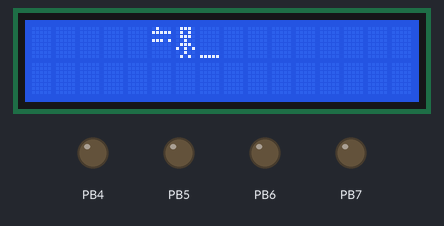
The program below on a simulated ATmega32, built with avr-gcc and emulated at 8 MHz (the files do not name the chip). On the bench: 16×2 character LCD, output pins drawn as LEDs (lit = HIGH). Wiring (inferred from the names in the program): character LCD (HD44780): RS PC2; R/W PC1; E PC0; data PD0, PD1, PD2, PD3, PD4, PD5, PD6, PD7. Pins used as bus, display or sensor lines are not drawn. At 29.8 s the program stops and its outputs stay as they are.

Above: at 2.7 s.
At 6.1 s:
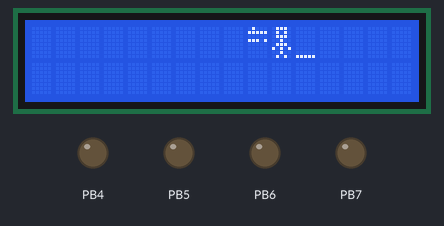
At 9.5 s:
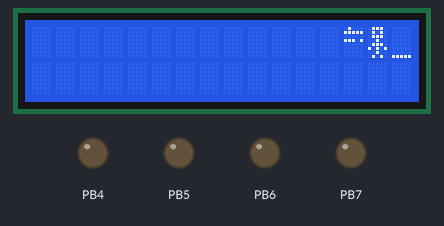
At 16.4 s:
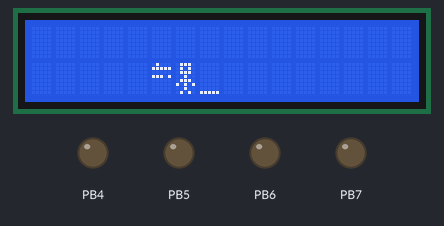
At 19.8 s:
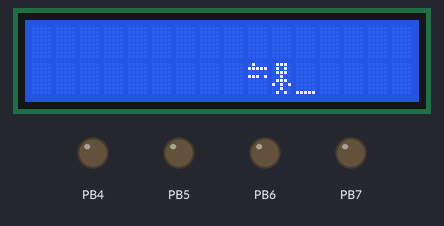
At 23.2 s:
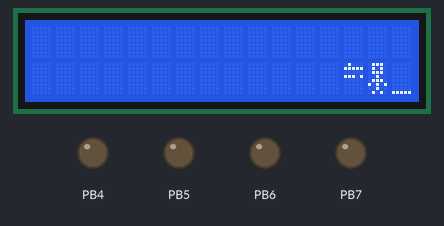

Measured:
- what the display in image 0 shows lasts 3.2 s, from 2.6 s to 5.8 s

The program:

main.c
```c
/*
 * main.c
 *
 *  Created on: Oct 22, 2020
 *      Author: Abeer
 */

#include"../lib/STD_Types.h"
#include "../lib/BIT_MATH.h"
#include "../lib/AVR32_REG.h"
#include<util/delay.h>
#include"../MCAL/DIO/DIO_Interface.h"

#define DrawMan 0
#define KeyPad  1
#define LightLed  2
#define DcMotorPlay  3
#define Adc  4
#define TimerOverflow  5
#define TimerCtc  6
#define TimerPwm  7
#define Piano  8
 #define Uart	9
#define SPI_Master	10
#define SPI_Slave  11
#define led_brightness 12

#define FUNC_TO_EXEC	DrawMan

#if FUNC_TO_EXEC==DrawMan
#include"../MCAL/DIO/DIO_Interface.h"
#include"../HAL/KEYPAD/KPAD_Interface.h"
#include "../HAL/LCD/Lcd_Interface.h"
void main() {
	LCD_VidInit();
	KPAD_VidInit();
	u8 drawman[] = DRAWMAN;
	LCD_VidDraw(drawman, 4);
	LCD_VidMovingDraw(drawman, 4);
	while (1) {
	}
}
#elif FUNC_TO_EXEC==KeyPad
 #include"HAL/KEYPAD/KPAD_Interface.h"
#include "HAL/LCD/Lcd_Interface.h"

void main() {

	u8 keyval;
	LCD_VidInit();
	KPAD_VidInit();
	while (1) {
		keyval = KPAD_U8GetKey();
		if (keyval != KEY_NOT_PRESSED) {
			LCD_VidPrintIntNumber(keyval);
		}

	}
}
#elif FUNC_TO_EXEC==LightLed
 #include "../MCAL/Extern//Ex_It_interface.h"
#include"../MCAL/GIE/GIE_interface.h"

void callbackfunc() {
	DIO_VidSetPinValue(PortA, 0, 1);
}

void main() {
	//LED  light with interrupt from push button

	DIO_VidSetPinDirection(PortA, 0, Output);
	DIO_VidSetPinDirection(PortD, 0, Input);
	DIO_VidSetPinValue(PortD, 0, 1);
	ExIt_VidInit0();
	ExIt_VidEnable();
	EXIT_VidCallback(&callbackfunc);
	GIE_VidEnable();
}

#elif FUNC_TO_EXEC==DcMotorPlay

void main() {
	DIO_VidSetPinDirection(PortA, DIO_Pin0, Output);
	while (1) {
		DIO_VidTogglePinValue(PortA, DIO_Pin0);
		_delay_ms(1000);
	}
}
#elif FUNC_TO_EXEC==Adc
#include "../MCAL/ADC/ADC_Interface.h"

 void main()
 {
 DIO_VidSetPinDirection(PortA,1,1);
 ADC_VidInit();
 ADC_VidSelectChannel(0);
 ADC_VidEnable();
 u16 DigitalValue;
 u16 AnalogValue;
 while(1){
 ADC_VidStartConversion();
 DigitalValue=ADC_VidRead();
 AnalogValue=((DigitalValue)*5000UL)/1024;
 if(AnalogValue>=2000 && AnalogValue<3000 )
 {
 DIO_VidSetPinValue(PortA,1,1);
 _delay_ms(10);
 }else{DIO_VidSetPinValue(PortA,1,0);
 _delay_ms(10);}
 }

 }

#elif FUNC_TO_EXEC==TimerOverflow
#include"../MCAL/TIMER/TIMER0/Timer0_Interface.h"

void main() {
	DIO_VidSetPinDirection(PortA, 0, 1);
	OverFlowTimer0_VidInit(PS_256,2000);
	GIE_VidEnable();
	while (1) {
	}

}
#elif FUNC_TO_EXEC==TimerCtc
#include"../MCAL/TIMER/TIMER0/Timer0_Interface.h"

void main() {
	DIO_VidSetPinDirection(PortA, 0, 1);
	CTCTimer0_VidInit(PS_256,4000);
	GIE_VidEnable();
	while (1) {
	}

}
#elif FUNC_TO_EXEC==TimerPwm
#include"../MCAL/TIMER/TIMER0/Timer0_Interface.h"

void main() {
	u8 max = 100;
	DIO_VidSetPinDirection(PortB, 3, 1);
	PWMTimer0_VidInit(PS_256,max);
	Duty_Cycle_PWM( max);

	while (max >= 0) {

		max /= 2;
		Duty_Cycle_PWM( max);
		_delay_ms(1000);
	}
}
#elif FUNC_TO_EXEC==Piano
#include"../HAL/KEYPAD/KPAD_Interface.h"
#include"../MCAL/TIMER/TIMER0/Timer0_Interface.h"


void main() {
	PWMTimer0_VidInit(PS_256,100);
	KPAD_VidInit();
	while (1) {
		switch (KPAD_U8GetKey()) {
		case 1:
			Duty_Cycle( 100);
			break;
		case 2:
			Duty_Cycle( 75);
			break;
		case 3:
			Duty_Cycle( 50);
			break;
		case 4:
			Duty_Cycle( 25);
			break;
		default:
			Duty_Cycle( 0);
		}
	}
}
#elif FUNC_TO_EXEC==led_brightness
#include"../MCAL/TIMER/TIMER0/Timer0_Interface.h"
#include "../MCAL/ADC/ADC_Interface.h"

void main() {
	DIO_VidSetPinDirection(PortB, 3, 1);
	PWMTimer0_VidInit(PS_256,100);
	ADC_VidInit();
	ADC_VidSelectChannel(0);
	ADC_VidEnable();
	u16 DigitalValue;
	u16 AnalogValue;
	while (1) {
		ADC_VidStartConversion();
		DigitalValue = ADC_VidRead();
		AnalogValue = ((DigitalValue) * 5000UL) / 1024;
		Duty_Cycle(0, DigitalValue);

	}
}

#elif FUNC_TO_EXEC==Uart

#include "../MCAL/UART/UART_Intereface.h"
void main() {
	u8 x = 0;
	DIO_VidSetPortDirection(PORTD, 0x02);
	UART_VidInit();
	while (1) {
		x = UART_VidReceive();
		if (x != 13) {	//ASCI for enter press
			UART_VidSend(x);
		}
	}
}
#elif FUNC_TO_EXEC==SPI_Master
#include"../MCAL/SPI/SPI_Interface.h"

void main() {
	SPI_VidInitMaster(F128);
	DIO_VidSetPinValue(1, 4, 0);	//select slave
	SPI_VidSend('A');
	while (1) {

	}
}
#elif FUNC_TO_EXEC==SPI_Slave
#include"../MCAL/SPI/SPI_Interface.h"

void main() {
	DIO_VidSetPinDirection(1, 0, 1);
	SPI_VidInitSlave(F128);
	u8 t = SPI_VidReceive();
	LCD_VidInit();
	if (t == 'A') {
		DIO_VidSetPinValue(1, 0, 1);
 	} else {
		DIO_VidSetPinValue(1, 0, 0);
	}
	while (1)
		;
}
#endif
```

KPAD_Config.h
```c
/*
 * KPAD_Config.h
 *
 *  Created on: Oct 22, 2020
 *      Author: Abeer
 */

#ifndef KPAD_CONFIG_H_
#define KPAD_CONFIG_H_

#define Key_Port PortB

#define c1		4
#define c2		5
#define c3		6
#define c4		7

#define r1		3
#define r2		2
#define r3		1
#define r4		0

#define KPAD_Vals	{{1,2,3,4},{5,6,7,8},{9,10,11,12},{13,14,15,16}}
//#define KEY_BOARD	{{1,2,3,4},{5,6,7,8},{9,0,'+','-'},{'*','/','=','>'}}
#define KEY_BOARD	{{'9','8','7','/'},{'6','5','4','*'},{'3','2','1','-'},{'1','0','=','+'}}

#endif /* KPAD_CONFIG_H_ */
```

Lcd_Config.h
```c
#ifndef _LCD_CONFIG_H_
#define _LCD_CONFIG_H_

#define LCD_Mode 	Eight_Bit
#define POS_X   0
#define POS_Y	3

#endif
```

KPAD_Interface.h
```c
/*
 * KPAD_Interface.h
 *
 *  Created on: Oct 22, 2020
 *      Author: Abeer
 */

#ifndef KPAD_INTERFACE_H_
#define KPAD_INTERFACE_H_

void KPAD_VidInit();
u8 KPAD_U8GetKey();

#define KEY_NOT_PRESSED 0
#define USERNAME 	1234
#define PASSWORD	1020
#endif /* KPAD_INTERFACE_H_ */
```

KPAD_Prog.c
```c
#include "../../lib/STD_Types.h"
#include "../../lib/BIT_MATH.h"
#include "../../MCAL/DIO/DIO_Interface.h"
#include "KPAD_Private.h"
#include"KPAD_Config.h"
u8 Kpadbtn[4][4]=KEY_BOARD;
u8 Rowarr[]={r1,r2,r3,r4};
u8 colarr[]={c1,c2,c3,c4};


void KPAD_VidInit()
{
	DIO_VidSetPortDirection(Key_Port,0xf0);
	DIO_VidSetPortValue(Key_Port,0x0f);//to activate pull up resistance
}

u8 KPAD_U8GetKey(){
	u8 pressed=KEY_NOT_PRESSED;

	for(u8 c=0;c<4;c++){
		DIO_VidSetPinValue(Key_Port,colarr[c],Low);
		for(u8 r=0;r<4;r++){
			if(!DIO_U8GetPinValue(Key_Port,Rowarr[r]))
			{
				pressed=Kpadbtn[r][c];
				while(!DIO_U8GetPinValue(Key_Port,Rowarr[r])){}
				DIO_VidSetPinValue(Key_Port,colarr[c],High);
				return pressed;
			}else{}}
		DIO_VidSetPinValue(Key_Port,colarr[c],High);
	}

return KEY_NOT_PRESSED;
}
```

Lcd_Interface.h
```c
#ifndef _LCD_INTERFACE_H
#define _LCD_INTERFACE_H

void LCD_VidSendData(u8 Copy_U8Data);
void LCD_VidSendCommand(u8 Copy_U8Command);
void LCD_VidInit();
void LCD_VidGoToXY(u8 Copy_U8Row,u8 Copy_U8col );
void LCD_VIDPrintString(u8 Copy_U8String[]);
void LCD_VidDraw(u8* Copy_U8Draw , u8 Copy_U8Size );
void LCD_VidPrintIntNumber(u32 Copy_U32Number);
void LCD_VidPrintFloatNumber(f32 Copy_U32FNumber);
void LCD_VidMovingDraw(u8* Copy_U8Draw, u8 Copy_U8Size );
void LCD_VidReadData();
void LCD_VidClearDisplay();

#define MYNAME  { 0x00,0x00,0x07,0x04,0x1F,0x00,0x00,0x00,\
				  0x00,0x00,0x04,0x04,0x1F,0x00,0x04,0x00,\
				  0x00,0x00,0x04,0x04,0x1F,0x00,0x0A,0x00,\
				  0x00,0x00,0x00,0x04,0x07,0x04,0x08,0x10}

#define DRAWMAN {0x0E,0x0A,0x0E,0x04,0x0E,0x15,0x04,0x0A}

#endif
```

Lcd_program.c
```c
#include "../../lib/STD_Types.h"
#include "../../lib/BIT_MATH.h"
#include<util/delay.h>
#include "../../MCAL/DIO/DIO_Interface.h"
#include "Lcd_Private.h"
#include "Lcd_Config.h"


void LCD_VidSendData(u8 Copy_U8Data){
	DIO_VidSetPinValue(PortC,Rs_Pin,Data);
	LCD_VidLatch(Copy_U8Data);
}

void LCD_VidSendCommand(u8 Copy_U8Command){
	DIO_VidSetPinValue(PortC,Rs_Pin,Command);
	LCD_VidLatch(Copy_U8Command);
}

static void LCD_VidLatch(u8 Copy_U8SendData){
	DIO_VidSetPinValue(PortC,Rw_Pin,Write);
	DIO_VidSetPortValue(PortD,Copy_U8SendData);
	DIO_VidSetPinValue(PortC,En_Pin,High);
	_delay_ms(1);
	DIO_VidSetPinValue(PortC,En_Pin,Low);
	_delay_ms(50);
}

void LCD_VidReadData()
{
	LCD_VidGoToXY(1,0);//go to DDRAM
	DIO_VidSetPinValue(PortC,Rs_Pin,Data);
	DIO_VidSetPinValue(PortC,Rw_Pin,Read);


}
void LCD_VIDPrintString(u8 Copy_U8String[]){

	for(int i=0;Copy_U8String[i]!='\0';i++)
	{
		LCD_VidSendData(Copy_U8String[i]);
	}
}

void LCD_VidInit(){
	DIO_VidSetPinDirection(PortC,En_Pin,Output);
	DIO_VidSetPinValue(PortC,En_Pin,Low);//to make the pulse from low
	DIO_VidSetPinDirection(PortC,Rw_Pin,Output);
	DIO_VidSetPinDirection(PortC,Rs_Pin,Output);
	DIO_VidSetPortDirection(PortD,0xff);

#if LCD_Mode==Eight_Bit
	_delay_ms(50);
	LCD_VidSendCommand(LCD_8BSetFunc);
	_delay_ms(1);
	LCD_VidSendCommand(LCD_8BDisplayControl);
	_delay_ms(1);
	LCD_VidSendCommand(LCD_8BDisplayClear);
	_delay_ms(2);
	LCD_VidSendCommand(LCD_8BModeSet);
	_delay_ms(2);


#elif LCD_Mode==Four_Bit
	_delay_ms(50);
	LCD_VidSendCommand(0x20);
	LCD_VidSendCommand(0x20);
	LCD_VidSendCommand(0xc0);
	_delay_ms(1);
	LCD_VidSendCommand(0x00);
	LCD_VidSendCommand(0xf0);
	_delay_ms(1);
	LCD_VidSendCommand(0x00);
	LCD_VidSendCommand(0x10);
	_delay_ms(2);
	LCD_VidSendCommand(0x00);
	LCD_VidSendCommand(0x70);

#else
#error "wrong mode"
#endif
}

void LCD_VidGoToXY(u8 Copy_U8Row,u8 Copy_U8col ){
	if(Copy_U8Row==0)
	{
		LCD_VidSendCommand(128+Copy_U8col);
	}
	else if(Copy_U8Row==1)
	{
		LCD_VidSendCommand(128+64+Copy_U8col);
	}	}


void LCD_VidDraw(u8* Copy_U8Draw , u8 Copy_U8Size ){

	LCD_VidSendCommand(CGRAM_ADDRESS);//set CGRAM address

	for(int Local_U8Iterator=0;Local_U8Iterator<Copy_U8Size*8;Local_U8Iterator++){
		LCD_VidSendData(Copy_U8Draw[Local_U8Iterator]);
	}

	LCD_VidSendCommand(0x04);//set entry mode
 	LCD_VidGoToXY(POS_X,POS_Y);
	for(int Local_U8Iterator=0;Local_U8Iterator<Copy_U8Size;Local_U8Iterator++){
		LCD_VidSendData(Local_U8Iterator);
	}
}

void LCD_VidClearDisplay()
{
	LCD_VidSendCommand(LCD_8BDisplayClear);
}

void LCD_VidMovingDraw(u8* Copy_U8Draw, u8 Copy_U8Size ){
	//LCD_VidSendCommand(LCD_8BDisplayClear);
	u8 i=0,j=0;
	//LCD_VidSendCommand(0x04+decrease);
	while(j<2){
	while(i+POS_Y<16){
		LCD_VidSendCommand(LCD_8BDisplayClear);
		LCD_VidGoToXY(POS_X+j,POS_Y+i);
		i+=Copy_U8Size;
		for(int Local_U8Iterator=0;Local_U8Iterator<Copy_U8Size;Local_U8Iterator++){
				LCD_VidSendData(Copy_U8Size-1-Local_U8Iterator);
			}
		_delay_ms(3000);
	}
	j++;
	i=0;}
}
void LCD_VidPrintIntNumber(u32 Copy_U32Number){
	u8 Local_U8Digit;
	u32 Local_U32Reminder=Copy_U32Number,Local_U32Reverse=0;
	for(Local_U8Digit=0;Local_U32Reminder;Local_U8Digit++){
		Local_U32Reverse=(Local_U32Reverse*10)+(Local_U32Reminder%10);
		Local_U32Reminder/=10;}
	for(Local_U8Digit=0;Local_U32Reverse;Local_U8Digit++){
		LCD_VidSendData(Ascii_Zero+(Local_U32Reverse%10));
		Local_U32Reverse/=10;
	}}

void LCD_VidPrintFloatNumber(f32 Copy_U32FNumber){
	u32 Local_U32IntNum=(u32)Copy_U32FNumber;
	u32 Local_U32FractionalNum=(Copy_U32FNumber-Local_U32IntNum)*10000;//to get five numbers after point
	LCD_VidPrintIntNumber(Local_U32IntNum);
	LCD_VidSendData('.');
	LCD_VidPrintIntNumber(Local_U32FractionalNum);
}
```

KPAD_private.h
```c
/*
 * KPAD_private.h
 *
 *  Created on: Oct 22, 2020
 *      Author: Abeer
 */

#ifndef KPAD_PRIVATE_H_
#define KPAD_PRIVATE_H_

#define KEY_NOT_PRESSED 0

#endif /* KPAD_PRIVATE_H_ */
```

Lcd_Private.h
```c
#ifndef _LCD_PRIVATE_H
#define _LCD_PRIVATE_H

#define Four_Bit 0
#define Eight_Bit 1
#define Write 0
#define Read  1
#define Command  0
#define Data 1
#define En_Pin 0
#define Rw_Pin 1
#define Rs_Pin 2
#define Ascii_Zero 48
#define increase 1		//to display English
#define decrease 0		//to display arabic
#define shift 1		//shift to right in arabic and to the left in english

static void LCD_VidLatch(u8 Copy_U8SendData);

#define LCD_8BSetFunc 0x38
#define LCD_8BDisplayControl  0x0e
#define LCD_8BDisplayClear 0x01
#define LCD_8BModeSet 0x03

#define CGRAM_ADDRESS 0x40
#endif
```

DIO_Interface.h
```c
#ifndef _DIO_INTEERFACE_H_
#define	_DIO_INTEERFACE_H_

void DIO_VidSetPortDirection(u8 Copy_U8port,u8 Copy_U8Direction);

void DIO_VidSetPinDirection(u8 Copy_U8port,u8 Copy_U8Pin,u8 Copy_U8Direction);

void DIO_VidSetPinValue(u8 Copy_U8port,u8 Copy_U8Pin,u8 Copy_U8Value);

void DIO_VidSetPortValue(u8 Copy_U8port,u8 Copy_U8Value);

void DIO_VidTogglePin(u8 Copy_U8port,u8 Copy_U8Pin);

void DIO_VidTogglePinValue(u8 Copy_U8port,u8 Copy_U8Pin);

u8 DIO_U8GetPinValue(u8 Copy_U8port,u8 Copy_U8Pin);

#define PortA 0
#define PortB 1
#define PortC 2
#define PortD 3

#define DIO_Pin0 0
#define DIO_Pin1 1
#define DIO_Pin2 2
#define DIO_Pin3 3
#define DIO_Pin4 4
#define DIO_Pin5 5
#define DIO_Pin6 6
#define DIO_Pin7 7

#define High 	1

#define Low		0

#define Output  1

#define Input   0

#endif
```

DIO_Private.h
```c
#ifndef _DIO_PRIVATE_H_
#define _DIO_PRIVATE_H_


/*typedef enum DIO
{
	DIO_PIN0,	DIO_PIN1,	DIO_PIN2,	DIO_PIN3,
	DIO_PIN4,	DIO_PIN5,	DIO_PIN6,	DIO_PIN7,
	DIO_PIN8,	DIO_PIN9,	DIO_PIN10,	DIO_PIN11,
	DIO_PIN12,	DIO_PIN13,	DIO_PIN14,	DIO_PIN15,
	DIO_PIN16,	DIO_PIN17,	DIO_PIN18,	DIO_PIN19,
	DIO_PIN20,	DIO_PIN21,	DIO_PIN22,	DIO_PIN23,
	DIO_PIN24,	DIO_PIN25,	DIO_PIN26,	DIO_PIN27,
	DIO_PIN28,	DIO_PIN29,	DIO_PIN30,	DIO_PIN31

} ;
*/

#define PortA 0
#define PortB 1
#define PortC 2
#define PortD 3

#define High 	1

#define Low		0

#define Output  1

#define Input   0


#define PORTA_DIRECTION		CONC_DDR_HELP2(DIO_PIN0)


#endif
```

DIO_Program.c
```c
/*	auther: Abeer Mohamed Hassan */
/*	Date : 19/10/2020 */
/*	Version : V1 */
/*	Description : */
#include"../../lib/STD_Types.h"
#include"../../lib/BIT_MATH.h"
#include"../../lib/AVR32_REG.h"
#include "DIO_Private.h"


void DIO_VidSetPinDirection(u8 Copy_U8port,u8 Copy_U8Pin,u8 Copy_U8Direction)
{
	/*check if dir is output*/
	if(Output == Copy_U8Direction)
	{
		switch(Copy_U8port)
		{
		case PortA :	SET_BIT(DDRA,Copy_U8Pin);	break;
		case PortB :	SET_BIT(DDRB,Copy_U8Pin);	break;
		case PortC :	SET_BIT(DDRC,Copy_U8Pin);	break;
		case PortD :	SET_BIT(DDRD,Copy_U8Pin);	break;
		default:									break;
		}
	}
	else if(Input == Copy_U8Direction)	/*check if dir is input*/
	{
		switch(Copy_U8port)
		{
		case PortA :	CLR_BIT(DDRA,Copy_U8Pin);	 break;
		case PortB :	CLR_BIT(DDRB,Copy_U8Pin);	 break;
		case PortC :	CLR_BIT(DDRC,Copy_U8Pin);	 break;
		case PortD :	CLR_BIT(DDRD,Copy_U8Pin);    break;
		default:									 break;
		}
	}
	else
	{
	}
 }


void DIO_VidSetPinValue(u8 Copy_U8port,u8 Copy_U8Pin,u8 Copy_U8Value)
{

	if(High== Copy_U8Value)
	{
		switch(Copy_U8port)
		{
		case PortA :	SET_BIT(PORTA,Copy_U8Pin);	break;
		case PortB :	SET_BIT(PORTB,Copy_U8Pin);	break;
		case PortC :	SET_BIT(PORTC,Copy_U8Pin);	break;
		case PortD :	SET_BIT(PORTD,Copy_U8Pin);	break;
		default:									break;
		}
	}
	else if(Low == Copy_U8Value)
	{
		switch(Copy_U8port)
		{
		case PortA :	CLR_BIT(PORTA,Copy_U8Pin);	 break;
		case PortB :	CLR_BIT(PORTB,Copy_U8Pin);	 break;
		case PortC :	CLR_BIT(PORTC,Copy_U8Pin);	 break;
		case PortD :	CLR_BIT(PORTD,Copy_U8Pin);   break;
		default:									 break;
		}
	}
	else
	{
	}
}


void DIO_VidSetPortDirection(u8 Copy_U8port,u8 Copy_U8Direction)
{

	switch(Copy_U8port)
	{
	case PortA :	DDRA=Copy_U8Direction;	break;
	case PortB :	DDRB=Copy_U8Direction;	break;
	case PortC :	DDRC=Copy_U8Direction;	break;
	case PortD :	DDRD=Copy_U8Direction;	break;
	default:								break;
	}


}


void DIO_VidSetPortValue(u8 Copy_U8port,u8 Copy_U8Value)
{
	switch(Copy_U8port)
	{
	case PortA :	PORTA=Copy_U8Value;	break;
	case PortB :	PORTB=Copy_U8Value;	break;
	case PortC :	PORTC=Copy_U8Value;	break;
	case PortD :	PORTD=Copy_U8Value;	break;
	default:							break;
	}
}


u8 DIO_U8GetPinValue(u8 Copy_U8port,u8 Copy_U8Pin)
{	u8 Local_U8PinValue;
switch(Copy_U8port)
{
case PortA :	Local_U8PinValue=GET_BIT(PINA,Copy_U8Pin);	 break;
case PortB :	Local_U8PinValue=GET_BIT(PINB,Copy_U8Pin);	 break;
case PortC :	Local_U8PinValue=GET_BIT(PINC,Copy_U8Pin);	 break;
case PortD: 	Local_U8PinValue=GET_BIT(PIND,Copy_U8Pin);	 break;
default:													 break;

}
return Local_U8PinValue;
}


void DIO_VidTogglePin(u8 Copy_U8port,u8 Copy_U8Pin)
{
	switch(Copy_U8port)
	{
	case PortA :	TOGGLE_BIT(DDRA,Copy_U8Pin);	break;
	case PortB :	TOGGLE_BIT(DDRB,Copy_U8Pin);	break;
	case PortC :	TOGGLE_BIT(DDRC,Copy_U8Pin);	break;
	case PortD :	TOGGLE_BIT(DDRD,Copy_U8Pin);	break;
	default:										break;
	}
}


void DIO_VidTogglePinValue(u8 Copy_U8port,u8 Copy_U8Pin)
{
	switch(Copy_U8port)
	{
	case PortA :	TOGGLE_BIT(PORTA,Copy_U8Pin);	break;
	case PortB :	TOGGLE_BIT(PORTB,Copy_U8Pin);	break;
	case PortC :	TOGGLE_BIT(PORTC,Copy_U8Pin);	break;
	case PortD :	TOGGLE_BIT(PORTD,Copy_U8Pin);	break;
	default:										break;
	}
}
```

AVR32_REG.h
```c
/*
 * AVR32_REG.h
 *
 *  Created on: Nov 2, 2020
 *      Author: Abeer
 */

#ifndef LIB_AVR32_REG_H_
#define LIB_AVR32_REG_H_

#define DDRA 	*((u8*)0X3A)
#define DDRB 	*((u8*)0X37)
#define DDRC 	*((u8*)0X34)
#define DDRD 	*((u8*)0X31)


#define PORTA 	*((u8*)0X3B)
#define PORTB 	*((u8*)0X38)
#define PORTC 	*((u8*)0X35)
#define PORTD 	*((u8*)0X32)


#define PINA 	*((volatile u8*)0X39)
#define PINB 	*((volatile u8*)0X36)
#define PINC 	*((volatile u8*)0X33)
#define PIND 	*((volatile u8*)0X30)


//for EXTERNAL INTERRUPT
#define MCUCR  *((u8*)0X55)
#define GICR   *((u8*)0X5B)
#define MCUCSR *((u8*)0X54)
#define EXPORTA 	*((u8*)0X3B)


//for GIE
#define SRIG  *((u8*)0X5F)


//for ADC
#define ADMUX  	 *((volatile u8*)0x27)
#define ADCSRA	 *((volatile u8*)0x26)
#define ADCH 	 *((volatile u8*)0x25)
#define ADCL 	 *((volatile u8*)0x24)
#define  ADC	 *((volatile u16*)0x24)
#define SFIOR 	 *((volatile u8*)0x50)

//for timer 0
#define TCCR0 	*((volatile u8*)0x53)
#define TIMSK	*((volatile u8*)0x59)
#define TCNTO	*((volatile u8*)0x52)
#define TIFR    *((volatile u8*)0x58)
#define OCR0 	*((volatile u8*)0x5C)

//for timer 1
#define TCCR1A *((volatile u8 *)0x4F)
#define TCCR1B *((volatile u8 *)0x4E)
#define ICR *((volatile u16 *)0x46)
#define OCR *((volatile u16 *)0x4A)

//for timer 2
#define TCCR2 	*((volatile u8*)0x45)
#define OCR2 	*((volatile u8*)0x43)
#define TCNT2	*((volatile u8*)0x44)

//for UART
#define UDR		*((volatile u8*)0x2C)
#define UBRRL   *((volatile u8*)0x29)
#define UBRRH	*((volatile u8*)0x40)
#define UCSRC	*((volatile u8*)0x40)
#define UCSRB	*((volatile u8*)0x2A)
#define UCSRA   *((volatile u8*)0x2B)

//for SPI
#define SPDR    *((volatile u8*) 0x2F)
#define SPSR    *((volatile u8*) 0x2E)
#define SPCR    *((volatile u8*) 0x2D)

//for I2C
#define TWDR *((volatile u8*)0x23)
#define TWAR *((volatile u8*)0x22)
#define TWSR *((volatile u8*)0x21)
#define TWBR *((volatile u8*)0x20)
#define TWCR *((volatile u8*)0x56)
#endif /* LIB_AVR32_REG_H_ */
```

BIT_MATH.h
```c
#ifndef _BIT_MATH_H  			//header guared
#define _BIT_MATH_H

#define SET_BIT( REG,BIT_NUM)  REG|=(1<<BIT_NUM)
#define CLR_BIT( REG,BIT_NUM)		REG&=(~(1<<BIT_NUM))
#define TOGGLE_BIT( REG,BIT_NUM)		REG^=(1<<BIT_NUM)
#define GET_BIT( REG,BIT_NUM)		(REG>>BIT_NUM)&1

#endif
```

Source omitted: STD_Types.h (307 bytes)
